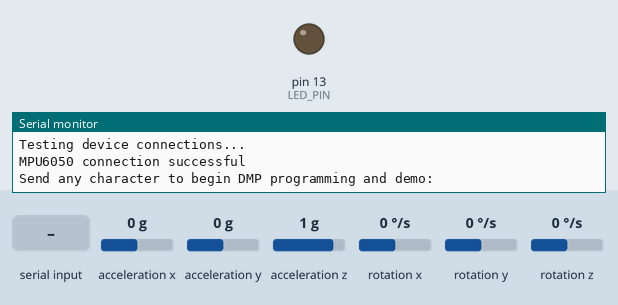
This sketch was run on a simulated Arduino Leonardo, built with avr-gcc and run on an emulated ATmega32U4. Shown: output pins drawn as LEDs (lit = HIGH), the last lines printed to the serial monitor. Dashed ring = blinking. Inputs (shaded band) come from the test bench; at power-on: rotation z 0 °/s, acceleration z 1 g, acceleration x 0 g, acceleration y 0 g, rotation x 0 °/s, rotation y 0 °/s. The sensor or clock chip raises its interrupt line as the real part does.

Above: at 0.8 s.
0.9 s: "1\n" received over Serial
At 1.89 s:
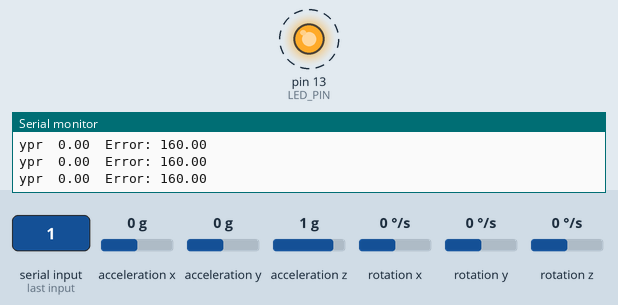
3.9 s: rotation z set to 184 °/s
12.9 s: acceleration z set to -1.4 g
Timing chart, 0 to 16.9 s (numbered marks = the images above; inputs shaded):
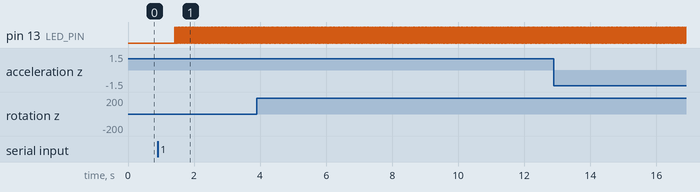

Measured:
- after the input at 0.9 s, pin 13 (LED_PIN): alternates HIGH for 0.01 s and LOW for 0.01 s, starting after 0.52 s

The sketch:

testingGyro.ino
```cpp
//Connect SDA and SCL accordingly
//Pin 18 is used for interrupt


// I2C device class (I2Cdev) demonstration Arduino sketch for MPU6050 class using DMP (MotionApps v2.0)
// 6/21/2012 by Jeff Rowberg <jeff@rowberg.net>
// Updates should (hopefully) always be available at https://github.com/jrowberg/i2cdevlib
//
// Changelog:
//      2013-05-08 - added seamless Fastwire support
//                 - added note about gyro calibration
//      2012-06-21 - added note about Arduino 1.0.1 + Leonardo compatibility error
//      2012-06-20 - improved FIFO overflow handling and simplified read process
//      2012-06-19 - completely rearranged DMP initialization code and simplification
//      2012-06-13 - pull gyro and accel data from FIFO packet instead of reading directly
//      2012-06-09 - fix broken FIFO read sequence and change interrupt detection to RISING
//      2012-06-05 - add gravity-compensated initial reference frame acceleration output
//                 - add 3D math helper file to DMP6 example sketch
//                 - add Euler output and Yaw/Pitch/Roll output formats
//      2012-06-04 - remove accel offset clearing for better results (thanks Sungon Lee)
//      2012-06-01 - fixed gyro sensitivity to be 2000 deg/sec instead of 250
//      2012-05-30 - basic DMP initialization working

/* ============================================
I2Cdev device library code is placed under the MIT license
Copyright (c) 2012 Jeff Rowberg

Permission is hereby granted, free of charge, to any person obtaining a copy
of this software and associated documentation files (the "Software"), to deal
in the Software without restriction, including without limitation the rights
to use, copy, modify, merge, publish, distribute, sublicense, and/or sell
copies of the Software, and to permit persons to whom the Software is
furnished to do so, subject to the following conditions:

The above copyright notice and this permission notice shall be included in
all copies or substantial portions of the Software.

THE SOFTWARE IS PROVIDED "AS IS", WITHOUT WARRANTY OF ANY KIND, EXPRESS OR
IMPLIED, INCLUDING BUT NOT LIMITED TO THE WARRANTIES OF MERCHANTABILITY,
FITNESS FOR A PARTICULAR PURPOSE AND NONINFRINGEMENT. IN NO EVENT SHALL THE
AUTHORS OR COPYRIGHT HOLDERS BE LIABLE FOR ANY CLAIM, DAMAGES OR OTHER
LIABILITY, WHETHER IN AN ACTION OF CONTRACT, TORT OR OTHERWISE, ARISING FROM,
OUT OF OR IN CONNECTION WITH THE SOFTWARE OR THE USE OR OTHER DEALINGS IN
THE SOFTWARE.
===============================================
*/

// I2Cdev and MPU6050 must be installed as libraries, or else the .cpp/.h files
// for both classes must be in the include path of your project
#include "I2Cdev.h"

#include "MPU6050_6Axis_MotionApps20.h"
//#include "MPU6050.h" // not necessary if using MotionApps include file

// Arduino Wire library is required if I2Cdev I2CDEV_ARDUINO_WIRE implementation
// is used in I2Cdev.h
#if I2CDEV_IMPLEMENTATION == I2CDEV_ARDUINO_WIRE
    #include "Wire.h"
#endif

// class default I2C address is 0x68
// specific I2C addresses may be passed as a parameter here
// AD0 low = 0x68 (default for SparkFun breakout and InvenSense evaluation board)
// AD0 high = 0x69
MPU6050 mpu;
//MPU6050 mpu(0x69); // <-- use for AD0 high

/* =========================================================================
   NOTE: In addition to connection 3.3v, GND, SDA, and SCL, this sketch
   depends on the MPU-6050's INT pin being connected to the Arduino's
   external interrupt #0 pin. On the Arduino Uno and Mega 2560, this is
   digital I/O pin 2.
 * ========================================================================= */

/* =========================================================================
   NOTE: Arduino v1.0.1 with the Leonardo board generates a compile error
   when using Serial.write(buf, len). The Teapot output uses this method.
   The solution requires a modification to the Arduino USBAPI.h file, which
   is fortunately simple, but annoying. This will be fixed in the next IDE
   release. For more info, see these links:

   http://arduino.cc/forum/index.php/topic,109987.0.html
   http://code.google.com/p/arduino/issues/detail?id=958
 * ========================================================================= */


// uncomment "OUTPUT_READABLE_QUATERNION" if you want to see the actual
// quaternion components in a [w, x, y, z] format (not best for parsing
// on a remote host such as Processing or something though)
//#define OUTPUT_READABLE_QUATERNION

// uncomment "OUTPUT_READABLE_EULER" if you want to see Euler angles
// (in degrees) calculated from the quaternions coming from the FIFO.
// Note that Euler angles suffer from gimbal lock (for more info, see
// http://en.wikipedia.org/wiki/Gimbal_lock)
//#define OUTPUT_READABLE_EULER

#define OUTPUT_YAW_ERROR

// uncomment "OUTPUT_READABLE_YAWPITCHROLL" if you want to see the yaw/
// pitch/roll angles (in degrees) calculated from the quaternions coming
// from the FIFO. Note this also requires gravity vector calculations.
// Also note that yaw/pitch/roll angles suffer from gimbal lock (for
// more info, see: http://en.wikipedia.org/wiki/Gimbal_lock)
//#define OUTPUT_READABLE_YAWPITCHROLL

// uncomment "OUTPUT_READABLE_REALACCEL" if you want to see acceleration
// components with gravity removed. This acceleration reference frame is
// not compensated for orientation, so +X is always +X according to the
// sensor, just without the effects of gravity. If you want acceleration
// compensated for orientation, us OUTPUT_READABLE_WORLDACCEL instead.
//#define OUTPUT_READABLE_REALACCEL

// uncomment "OUTPUT_READABLE_WORLDACCEL" if you want to see acceleration
// components with gravity removed and adjusted for the world frame of
// reference (yaw is relative to initial orientation, since no magnetometer
// is present in this case). Could be quite handy in some cases.
//#define OUTPUT_READABLE_WORLDACCEL

// uncomment "OUTPUT_TEAPOT" if you want output that matches the
// format used for the InvenSense teapot demo
//#define OUTPUT_TEAPOT


#define LED_PIN 13 // (Arduino is 13, Teensy is 11, Teensy++ is 6)
bool blinkState = false;

// MPU control/status vars
bool dmpReady = false;  // set true if DMP init was successful
uint8_t mpuIntStatus;   // holds actual interrupt status byte from MPU
uint8_t devStatus;      // return status after each device operation (0 = success, !0 = error)
uint16_t packetSize;    // expected DMP packet size (default is 42 bytes)
uint16_t fifoCount;     // count of all bytes currently in FIFO
uint8_t fifoBuffer[64]; // FIFO storage buffer

// orientation/motion vars
Quaternion q;           // [w, x, y, z]         quaternion container
VectorInt16 aa;         // [x, y, z]            accel sensor measurements
VectorInt16 aaReal;     // [x, y, z]            gravity-free accel sensor measurements
VectorInt16 aaWorld;    // [x, y, z]            world-frame accel sensor measurements
VectorFloat gravity;    // [x, y, z]            gravity vector
float euler[3];         // [psi, theta, phi]    Euler angle container
float ypr[3];           // [yaw, pitch, roll]   yaw/pitch/roll container and gravity vector

// packet structure for InvenSense teapot demo
uint8_t teapotPacket[14] = { '$', 0x02, 0,0, 0,0, 0,0, 0,0, 0x00, 0x00, '\r', '\n' };


// ================================================================
// ===               INTERRUPT DETECTION ROUTINE                ===
// ================================================================

volatile bool mpuInterrupt = false;     // indicates whether MPU interrupt pin has gone high
void dmpDataReady() {
    mpuInterrupt = true;
}


// ================================================================
// ===                      INITIAL SETUP                       ===
// ================================================================

void setup() {
    // join I2C bus (I2Cdev library doesn't do this automatically)
    #if I2CDEV_IMPLEMENTATION == I2CDEV_ARDUINO_WIRE
        Wire.begin();
        TWBR = 24; // 400kHz I2C clock (200kHz if CPU is 8MHz)
    #elif I2CDEV_IMPLEMENTATION == I2CDEV_BUILTIN_FASTWIRE
        Fastwire::setup(400, true);
    #endif

    // initialize serial communication
    // (115200 chosen because it is required for Teapot Demo output, but it's
    // really up to you depending on your project)
    Serial.begin(115200);
    while (!Serial); // wait for Leonardo enumeration, others continue immediately

    // NOTE: 8MHz or slower host processors, like the Teensy @ 3.3v or Ardunio
    // Pro Mini running at 3.3v, cannot handle this baud rate reliably due to
    // the baud timing being too misaligned with processor ticks. You must use
    // 38400 or slower in these cases, or use some kind of external separate
    // crystal solution for the UART timer.

    // initialize device
    Serial.println(F("Initializing I2C devices..."));
    mpu.initialize();

    // verify connection
    Serial.println(F("Testing device connections..."));
    Serial.println(mpu.testConnection() ? F("MPU6050 connection successful") : F("MPU6050 connection failed"));

    // wait for ready
    Serial.println(F("\nSend any character to begin DMP programming and demo: "));
    while (Serial.available() && Serial.read()); // empty buffer
    while (!Serial.available());                 // wait for data
    while (Serial.available() && Serial.read()); // empty buffer again

    // load and configure the DMP
    Serial.println(F("Initializing DMP..."));
    devStatus = mpu.dmpInitialize();

    // supply your own gyro offsets here, scaled for min sensitivity
    mpu.setXGyroOffset(119);
    mpu.setYGyroOffset(-4);
    mpu.setZGyroOffset(19);
    mpu.setZAccelOffset(1745); // 1688 factory default for my test chip

    // make sure it worked (returns 0 if so)
    if (devStatus == 0) {
        // turn on the DMP, now that it's ready
        Serial.println(F("Enabling DMP..."));
        mpu.setDMPEnabled(true);

        // enable Arduino interrupt detection
        Serial.println(F("Enabling interrupt detection (Arduino external interrupt 0)..."));
        attachInterrupt(digitalPinToInterrupt(18), dmpDataReady, RISING);
        mpuIntStatus = mpu.getIntStatus();

        // set our DMP Ready flag so the main loop() function knows it's okay to use it
        Serial.println(F("DMP ready! Waiting for first interrupt..."));
        dmpReady = true;

        // get expected DMP packet size for later comparison
        packetSize = mpu.dmpGetFIFOPacketSize();
    } else {
        // ERROR!
        // 1 = initial memory load failed
        // 2 = DMP configuration updates failed
        // (if it's going to break, usually the code will be 1)
        Serial.print(F("DMP Initialization failed (code "));
        Serial.print(devStatus);
        Serial.println(F(")"));
    }

    // configure LED for output
    pinMode(LED_PIN, OUTPUT);
}


// ================================================================
// ===                    MAIN PROGRAM LOOP                     ===
// ================================================================

void loop() {
    // if programming failed, don't try to do anything
    if (!dmpReady) return;

    // wait for MPU interrupt or extra packet(s) available
    while (!mpuInterrupt && fifoCount < packetSize) {
        // other program behavior stuff here
        // .
        // .
        // .
        // if you are really paranoid you can frequently test in between other
        // stuff to see if mpuInterrupt is true, and if so, "break;" from the
        // while() loop to immediately process the MPU data
        // .
        // .
        // .
    }

    // reset interrupt flag and get INT_STATUS byte
    mpuInterrupt = false;
    mpuIntStatus = mpu.getIntStatus();

    // get current FIFO count
    fifoCount = mpu.getFIFOCount();

    // check for overflow (this should never happen unless our code is too inefficient)
    if ((mpuIntStatus & 0x10) || fifoCount == 1024) {
        // reset so we can continue cleanly
        mpu.resetFIFO();
        Serial.println(F("FIFO overflow!"));

    // otherwise, check for DMP data ready interrupt (this should happen frequently)
    } else if (mpuIntStatus & 0x02) {
        // wait for correct available data length, should be a VERY short wait
        while (fifoCount < packetSize) fifoCount = mpu.getFIFOCount();

        // read a packet from FIFO
        mpu.getFIFOBytes(fifoBuffer, packetSize);

        // track FIFO count here in case there is > 1 packet available
        // (this lets us immediately read more without waiting for an interrupt)
        fifoCount -= packetSize;

        #ifdef OUTPUT_READABLE_QUATERNION
            // display quaternion values in easy matrix form: w x y z
            mpu.dmpGetQuaternion(&q, fifoBuffer);
            Serial.print("quat\t");
            Serial.print(q.w);
            Serial.print("\t");
            Serial.print(q.x);
            Serial.print("\t");
            Serial.print(q.y);
            Serial.print("\t");
            Serial.println(q.z);
        #endif

        #ifdef OUTPUT_READABLE_EULER
            // display Euler angles in degrees
            mpu.dmpGetQuaternion(&q, fifoBuffer);
            mpu.dmpGetEuler(euler, &q);
            Serial.print("euler\t");
            Serial.print(euler[0] * 180/M_PI);
            Serial.print("\t");
            Serial.print(euler[1] * 180/M_PI);
            Serial.print("\t");
            Serial.println(euler[2] * 180/M_PI);
        #endif

        #ifdef OUTPUT_READABLE_YAWPITCHROLL
            // display Euler angles in degrees
            mpu.dmpGetQuaternion(&q, fifoBuffer);
            mpu.dmpGetGravity(&gravity, &q);
            mpu.dmpGetYawPitchRoll(ypr, &q, &gravity);
            Serial.print("ypr\t");
            Serial.print(ypr[0] * 180/M_PI);
            Serial.print("\t");
            Serial.print(ypr[1] * 180/M_PI);
            Serial.print("\t");
            Serial.println(ypr[2] * 180/M_PI);
        #endif

////////////////////////////////////////////////////////////////////////////////////////////////////////////////////
        #ifdef OUTPUT_YAW_ERROR
            // display Euler angles in degrees
            mpu.dmpGetQuaternion(&q, fifoBuffer);
            mpu.dmpGetGravity(&gravity, &q);
            mpu.dmpGetYawPitchRoll(ypr, &q, &gravity);

            float yawing = ypr[0] * 180/M_PI;
            Serial.print("ypr\t");
            Serial.print(yawing);

            float target = 160;
            float error = target - yawing;

            if(error>180)
              error -= 360;
            else if (error<-180)
              error+=360;
            else
              error = error;


            Serial.print("\tError: ");
            Serial.println(error);
        #endif
///////////////////////////////////////////////////////////////////////////////////////////////////////////////////////////
        #ifdef OUTPUT_READABLE_REALACCEL
            // display real acceleration, adjusted to remove gravity
            mpu.dmpGetQuaternion(&q, fifoBuffer);
            mpu.dmpGetAccel(&aa, fifoBuffer);
            mpu.dmpGetGravity(&gravity, &q);
            mpu.dmpGetLinearAccel(&aaReal, &aa, &gravity);
            Serial.print("areal\t");
            Serial.print(aaReal.x);
            Serial.print("\t");
            Serial.print(aaReal.y);
            Serial.print("\t");
            Serial.println(aaReal.z);
        #endif

        #ifdef OUTPUT_READABLE_WORLDACCEL
            // display initial world-frame acceleration, adjusted to remove gravity
            // and rotated based on known orientation from quaternion
            mpu.dmpGetQuaternion(&q, fifoBuffer);
            mpu.dmpGetAccel(&aa, fifoBuffer);
            mpu.dmpGetGravity(&gravity, &q);
            mpu.dmpGetLinearAccel(&aaReal, &aa, &gravity);
            mpu.dmpGetLinearAccelInWorld(&aaWorld, &aaReal, &q);
            Serial.print("aworld\t");
            Serial.print(aaWorld.x);
            Serial.print("\t");
            Serial.print(aaWorld.y);
            Serial.print("\t");
            Serial.println(aaWorld.z);
        #endif

        #ifdef OUTPUT_TEAPOT
            // display quaternion values in InvenSense Teapot demo format:
            teapotPacket[2] = fifoBuffer[0];
            teapotPacket[3] = fifoBuffer[1];
            teapotPacket[4] = fifoBuffer[4];
            teapotPacket[5] = fifoBuffer[5];
            teapotPacket[6] = fifoBuffer[8];
            teapotPacket[7] = fifoBuffer[9];
            teapotPacket[8] = fifoBuffer[12];
            teapotPacket[9] = fifoBuffer[13];
            Serial.write(teapotPacket, 14);
            teapotPacket[11]++; // packetCount, loops at 0xFF on purpose
        #endif

        // blink LED to indicate activity
        blinkState = !blinkState;
        digitalWrite(LED_PIN, blinkState);
    }
}
```
